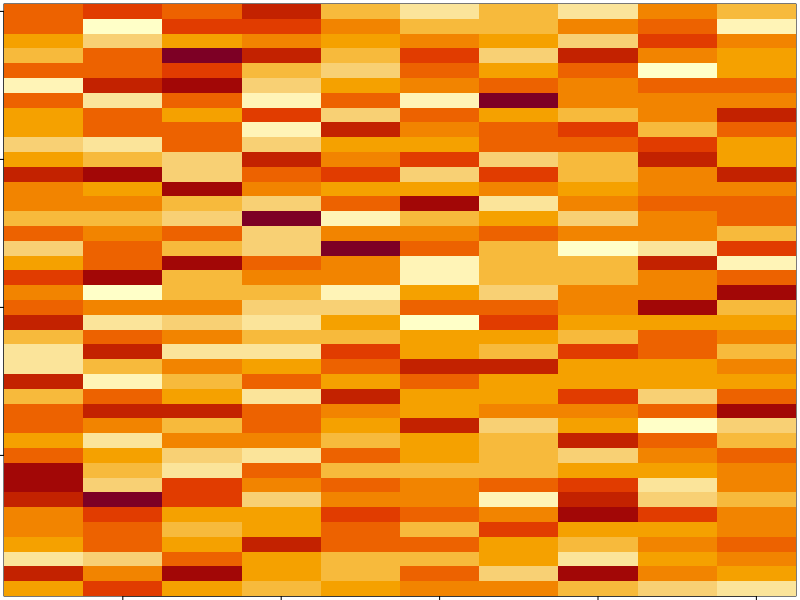
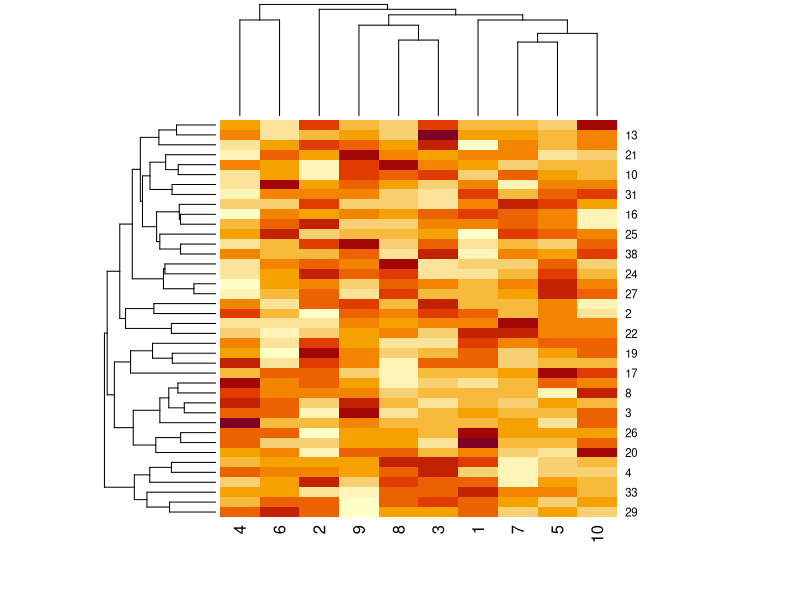
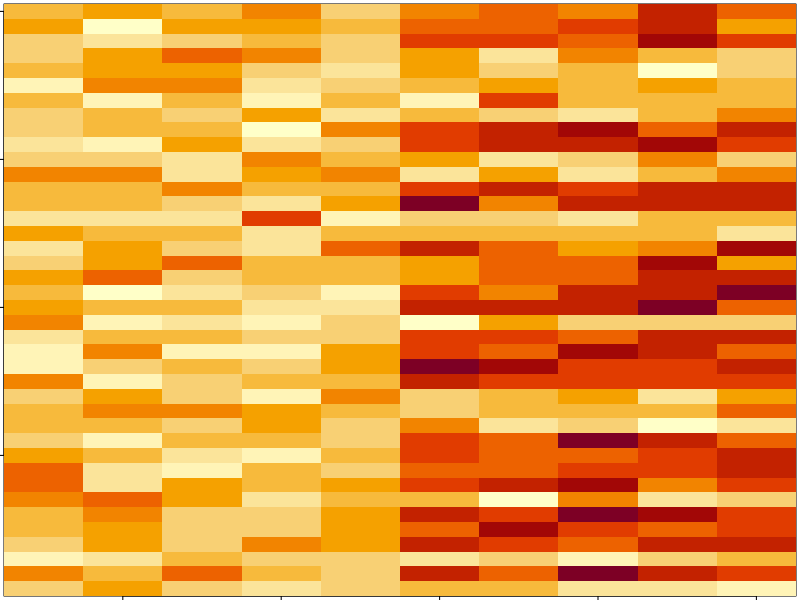
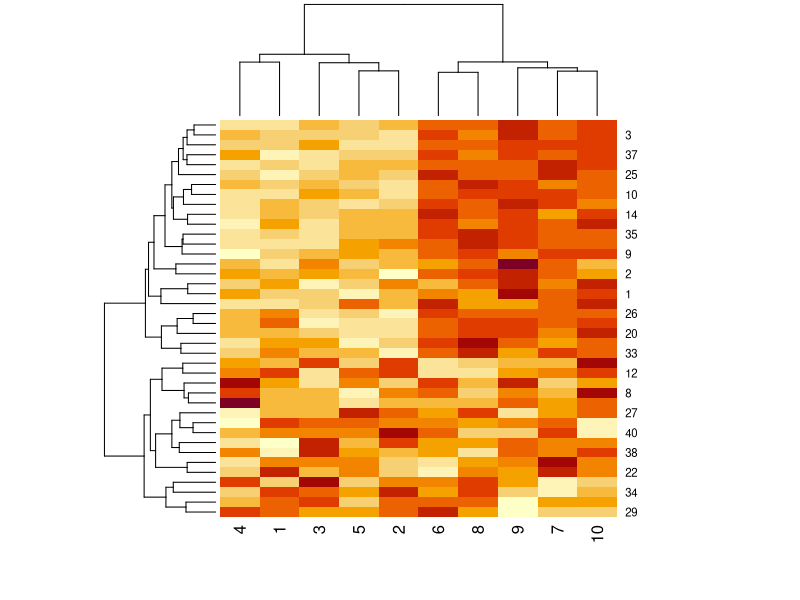
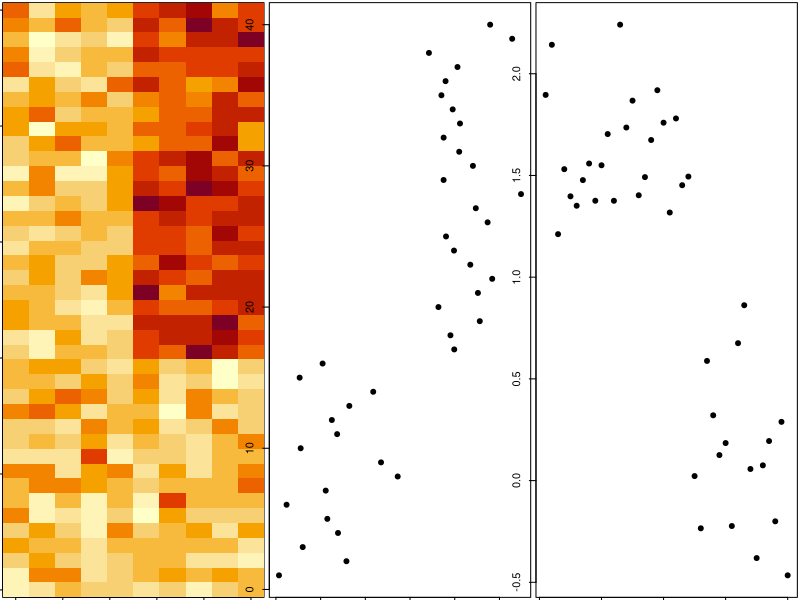

Write the R code that produced these figures, in order.
# March 03, 2021
# Tree, Hirerachical Clustering & Heatmaps 
# Group 3, Lab 4


set.seed(12345)
?par
par(mar=rep(0.2,4))
data_matrix <- matrix(rnorm(400), nrow = 40)
image(1:10, 1:40, t(data_matrix)[,nrow(data_matrix):1])

?heatmap
?rep

par(mar = rep(0.2,4))
heatmap(data_matrix)

?rbinom

set.seed(678910) #for same results as class

for (i in 1:40){
  coin_Flip <- rbinom(1, size = 1, prob = 0.5)
  if (coin_Flip){
    data_matrix[i, ]<-data_matrix[i, ] + rep(c(0,3), each =5)
  }
}

par(mar = rep(0.2,4))
image(1:10, 1:40, t(data_matrix)[, nrow(data_matrix):1])
par(mar = rep(0.2,4))
heatmap(data_matrix)

hh <- hclust(dist(data_matrix))
data_matrix_Ordered <- data_matrix[hh$order,]
par(mfrow = c(1,3))
image(t(data_matrix_Ordered)[, nrow(data_matrix_Ordered):1])
plot(rowMeans(data_matrix_Ordered),40:1, xlab = "Row Mean", ylab = "Row", pch = 19)
plot(rowMeans(data_matrix_Ordered), xlab = "Column", ylab = "Column Mean", pch = 19)






